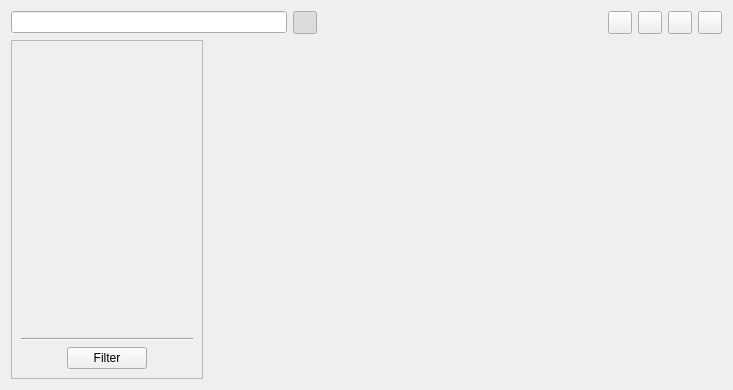
<?xml version="1.0" encoding="UTF-8"?>
<ui version="4.0">
 <class>Widgetry::DataBrowser</class>
 <widget class="QWidget" name="Widgetry::DataBrowser">
  <property name="geometry">
   <rect>
    <x>0</x>
    <y>0</y>
    <width>733</width>
    <height>390</height>
   </rect>
  </property>
  <property name="windowTitle">
   <string notr="true">Browser</string>
  </property>
  <layout class="QGridLayout" name="interfaceLayout" rowstretch="0,1,0" columnstretch="0,2">
   <item row="1" column="0" rowspan="2">
    <widget class="QFrame" name="filterFrame">
     <property name="frameShape">
      <enum>QFrame::Shape::StyledPanel</enum>
     </property>
     <layout class="QGridLayout" name="gridLayout_3" rowstretch="1,0,0">
      <item row="2" column="0">
       <spacer name="horizontalSpacer_4">
        <property name="orientation">
         <enum>Qt::Orientation::Horizontal</enum>
        </property>
        <property name="sizeHint" stdset="0">
         <size>
          <width>40</width>
          <height>20</height>
         </size>
        </property>
       </spacer>
      </item>
      <item row="2" column="2">
       <spacer name="horizontalSpacer_5">
        <property name="orientation">
         <enum>Qt::Orientation::Horizontal</enum>
        </property>
        <property name="sizeHint" stdset="0">
         <size>
          <width>40</width>
          <height>20</height>
         </size>
        </property>
       </spacer>
      </item>
      <item row="2" column="1">
       <widget class="QPushButton" name="filterButton">
        <property name="text">
         <string>Filter</string>
        </property>
       </widget>
      </item>
      <item row="0" column="0" colspan="3">
       <widget class="QWidget" name="filterContainer" native="true">
        <layout class="QVBoxLayout" name="filterContainerLayout">
         <property name="leftMargin">
          <number>0</number>
         </property>
         <property name="topMargin">
          <number>0</number>
         </property>
         <property name="rightMargin">
          <number>0</number>
         </property>
         <property name="bottomMargin">
          <number>0</number>
         </property>
        </layout>
       </widget>
      </item>
      <item row="1" column="0" colspan="3">
       <widget class="Line" name="line">
        <property name="orientation">
         <enum>Qt::Orientation::Horizontal</enum>
        </property>
       </widget>
      </item>
     </layout>
    </widget>
   </item>
   <item row="0" column="0" colspan="2">
    <widget class="QWidget" name="topBar" native="true">
     <layout class="QHBoxLayout" name="topBarLayout" stretch="0,0,0,0">
      <property name="leftMargin">
       <number>0</number>
      </property>
      <property name="topMargin">
       <number>0</number>
      </property>
      <property name="rightMargin">
       <number>0</number>
      </property>
      <property name="bottomMargin">
       <number>0</number>
      </property>
      <item>
       <widget class="Widgetry::SearchBar" name="searchInput">
        <property name="maximumSize">
         <size>
          <width>500</width>
          <height>16777215</height>
         </size>
        </property>
       </widget>
      </item>
      <item>
       <widget class="QToolButton" name="toggleFiltersButtons">
        <property name="icon">
         <iconset resource="../resources/widgetry_resources.qrc">
          <normaloff>:/widgetry/icons/filter_icon.png</normaloff>:/widgetry/icons/filter_icon.png</iconset>
        </property>
        <property name="checkable">
         <bool>true</bool>
        </property>
        <property name="checked">
         <bool>true</bool>
        </property>
       </widget>
      </item>
      <item>
       <spacer name="horizontalSpacer_3">
        <property name="orientation">
         <enum>Qt::Orientation::Horizontal</enum>
        </property>
        <property name="sizeHint" stdset="0">
         <size>
          <width>40</width>
          <height>20</height>
         </size>
        </property>
       </spacer>
      </item>
      <item>
       <widget class="QWidget" name="buttonsContainer" native="true">
        <layout class="QHBoxLayout" name="buttonsContainerLayout">
         <property name="topMargin">
          <number>0</number>
         </property>
         <property name="rightMargin">
          <number>0</number>
         </property>
         <property name="bottomMargin">
          <number>0</number>
         </property>
         <item>
          <widget class="QToolButton" name="refreshButton">
           <property name="icon">
            <iconset resource="../resources/widgetry_resources.qrc">
             <normaloff>:/widgetry/icons/action_refresh.png</normaloff>:/widgetry/icons/action_refresh.png</iconset>
           </property>
           <property name="shortcut">
            <string>F5</string>
           </property>
          </widget>
         </item>
         <item>
          <widget class="QToolButton" name="addButton">
           <property name="icon">
            <iconset resource="../resources/widgetry_resources.qrc">
             <normaloff>:/widgetry/icons/action_add.png</normaloff>:/widgetry/icons/action_add.png</iconset>
           </property>
           <property name="shortcut">
            <string>Ctrl+N</string>
           </property>
          </widget>
         </item>
         <item>
          <widget class="QToolButton" name="editButton">
           <property name="icon">
            <iconset resource="../resources/widgetry_resources.qrc">
             <normaloff>:/widgetry/icons/action_edit.png</normaloff>:/widgetry/icons/action_edit.png</iconset>
           </property>
           <property name="shortcut">
            <string>Ctrl+E</string>
           </property>
          </widget>
         </item>
         <item>
          <widget class="QToolButton" name="deleteButton">
           <property name="icon">
            <iconset resource="../resources/widgetry_resources.qrc">
             <normaloff>:/widgetry/icons/action_delete.png</normaloff>:/widgetry/icons/action_delete.png</iconset>
           </property>
           <property name="shortcut">
            <string>Del</string>
           </property>
          </widget>
         </item>
        </layout>
       </widget>
      </item>
     </layout>
    </widget>
   </item>
   <item row="1" column="1" rowspan="2">
    <widget class="Widgetry::TableWidget" name="tableWidget" native="true">
     <property name="minimumSize">
      <size>
       <width>400</width>
       <height>0</height>
      </size>
     </property>
    </widget>
   </item>
  </layout>
  <action name="actionShow">
   <property name="icon">
    <iconset resource="../resources/widgetry_resources.qrc">
     <normaloff>:/widgetry/icons/action_show.png</normaloff>:/widgetry/icons/action_show.png</iconset>
   </property>
   <property name="text">
    <string>Show</string>
   </property>
   <property name="shortcut">
    <string>Ctrl+Return</string>
   </property>
   <property name="menuRole">
    <enum>QAction::MenuRole::NoRole</enum>
   </property>
  </action>
  <action name="actionEdit">
   <property name="icon">
    <iconset resource="../resources/widgetry_resources.qrc">
     <normaloff>:/widgetry/icons/action_edit.png</normaloff>:/widgetry/icons/action_edit.png</iconset>
   </property>
   <property name="text">
    <string>Edit</string>
   </property>
   <property name="shortcut">
    <string>Ctrl+E</string>
   </property>
   <property name="menuRole">
    <enum>QAction::MenuRole::NoRole</enum>
   </property>
  </action>
  <action name="actionDelete">
   <property name="icon">
    <iconset resource="../resources/widgetry_resources.qrc">
     <normaloff>:/widgetry/icons/action_delete.png</normaloff>:/widgetry/icons/action_delete.png</iconset>
   </property>
   <property name="text">
    <string>Delete</string>
   </property>
   <property name="shortcut">
    <string>Del</string>
   </property>
   <property name="menuRole">
    <enum>QAction::MenuRole::NoRole</enum>
   </property>
  </action>
 </widget>
 <customwidgets>
  <customwidget>
   <class>Widgetry::SearchBar</class>
   <extends>QLineEdit</extends>
   <header location="global">Widgetry/searchbar.h</header>
   <slots>
    <signal>searchRequested()</signal>
   </slots>
  </customwidget>
  <customwidget>
   <class>Widgetry::TableWidget</class>
   <extends>QWidget</extends>
   <header location="global">Widgetry/tablewidget.h</header>
   <container>1</container>
  </customwidget>
 </customwidgets>
 <resources>
  <include location="../resources/widgetry_resources.qrc"/>
 </resources>
 <connections>
  <connection>
   <sender>toggleFiltersButtons</sender>
   <signal>toggled(bool)</signal>
   <receiver>filterFrame</receiver>
   <slot>setVisible(bool)</slot>
   <hints>
    <hint type="sourcelabel">
     <x>313</x>
     <y>32</y>
    </hint>
    <hint type="destinationlabel">
     <x>168</x>
     <y>194</y>
    </hint>
   </hints>
  </connection>
  <connection>
   <sender>searchInput</sender>
   <signal>searchRequested()</signal>
   <receiver>Widgetry::DataBrowser</receiver>
   <slot>refresh()</slot>
   <hints>
    <hint type="sourcelabel">
     <x>280</x>
     <y>22</y>
    </hint>
    <hint type="destinationlabel">
     <x>366</x>
     <y>194</y>
    </hint>
   </hints>
  </connection>
  <connection>
   <sender>filterButton</sender>
   <signal>clicked()</signal>
   <receiver>Widgetry::DataBrowser</receiver>
   <slot>refresh()</slot>
   <hints>
    <hint type="sourcelabel">
     <x>112</x>
     <y>355</y>
    </hint>
    <hint type="destinationlabel">
     <x>366</x>
     <y>194</y>
    </hint>
   </hints>
  </connection>
  <connection>
   <sender>actionShow</sender>
   <signal>triggered()</signal>
   <receiver>Widgetry::DataBrowser</receiver>
   <slot>showCurrentItem()</slot>
   <hints>
    <hint type="sourcelabel">
     <x>-1</x>
     <y>-1</y>
    </hint>
    <hint type="destinationlabel">
     <x>366</x>
     <y>194</y>
    </hint>
   </hints>
  </connection>
  <connection>
   <sender>actionEdit</sender>
   <signal>triggered()</signal>
   <receiver>Widgetry::DataBrowser</receiver>
   <slot>editCurrentItem()</slot>
   <hints>
    <hint type="sourcelabel">
     <x>-1</x>
     <y>-1</y>
    </hint>
    <hint type="destinationlabel">
     <x>366</x>
     <y>194</y>
    </hint>
   </hints>
  </connection>
  <connection>
   <sender>actionDelete</sender>
   <signal>triggered()</signal>
   <receiver>Widgetry::DataBrowser</receiver>
   <slot>deleteSelectedItems()</slot>
   <hints>
    <hint type="sourcelabel">
     <x>-1</x>
     <y>-1</y>
    </hint>
    <hint type="destinationlabel">
     <x>366</x>
     <y>194</y>
    </hint>
   </hints>
  </connection>
  <connection>
   <sender>refreshButton</sender>
   <signal>clicked()</signal>
   <receiver>Widgetry::DataBrowser</receiver>
   <slot>refresh()</slot>
   <hints>
    <hint type="sourcelabel">
     <x>621</x>
     <y>21</y>
    </hint>
    <hint type="destinationlabel">
     <x>366</x>
     <y>194</y>
    </hint>
   </hints>
  </connection>
  <connection>
   <sender>addButton</sender>
   <signal>clicked()</signal>
   <receiver>Widgetry::DataBrowser</receiver>
   <slot>addNewItem()</slot>
   <hints>
    <hint type="sourcelabel">
     <x>651</x>
     <y>21</y>
    </hint>
    <hint type="destinationlabel">
     <x>366</x>
     <y>194</y>
    </hint>
   </hints>
  </connection>
  <connection>
   <sender>editButton</sender>
   <signal>clicked()</signal>
   <receiver>Widgetry::DataBrowser</receiver>
   <slot>editCurrentItem()</slot>
   <hints>
    <hint type="sourcelabel">
     <x>681</x>
     <y>21</y>
    </hint>
    <hint type="destinationlabel">
     <x>366</x>
     <y>194</y>
    </hint>
   </hints>
  </connection>
  <connection>
   <sender>deleteButton</sender>
   <signal>clicked()</signal>
   <receiver>Widgetry::DataBrowser</receiver>
   <slot>deleteSelectedItems()</slot>
   <hints>
    <hint type="sourcelabel">
     <x>711</x>
     <y>21</y>
    </hint>
    <hint type="destinationlabel">
     <x>366</x>
     <y>194</y>
    </hint>
   </hints>
  </connection>
 </connections>
 <slots>
  <slot>refresh()</slot>
  <slot>showCurrentItem()</slot>
  <slot>editCurrentItem()</slot>
  <slot>deleteSelectedItems()</slot>
  <slot>addNewItem()</slot>
 </slots>
</ui>
